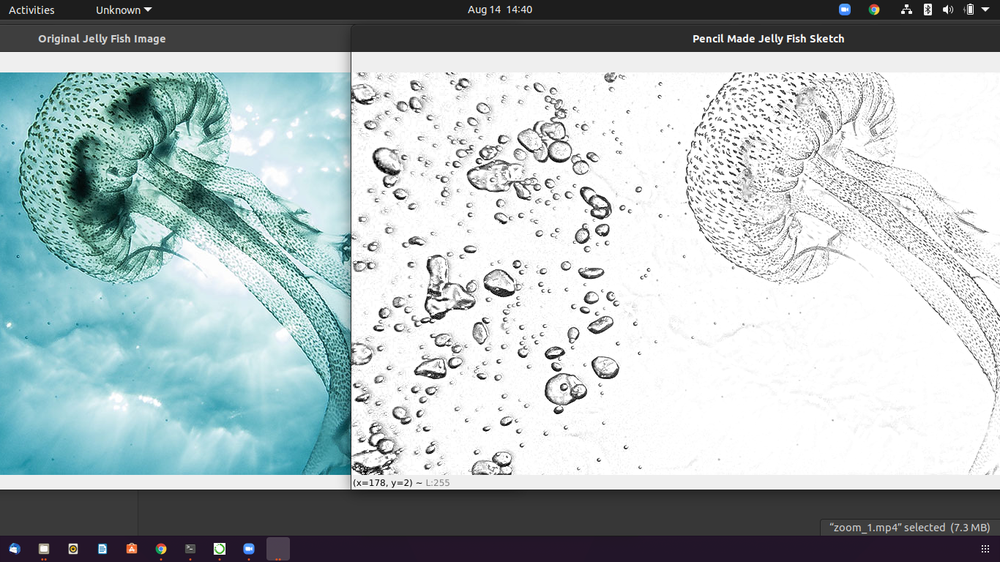
#> input picture Image to pencile scaled.png, 1000 x 562 px, shrunk from 1366 x 768 before the run, given in place of Jelly_fish.jpg, which was not available
$ jupyter execute 'Image to Pencil Sketch with Python.ipynb'   (text cells are left out)
#> lines starting #> are read from the running program, lines starting #| are printed output that depends on the picture; pictures that were not available may be replaced by others from this repository, and a replacement may not be noted
[cell 1]
# Importing Libraries

#!pip install opencv-python
import cv2 as cv
from IPython.display import Image

[cell 2]
Image("../Pencil Sketch/Jelly_fish.jpg")

[cell 3]
image = cv.imread("../Pencil Sketch/Jelly_fish.jpg")
#> image is the input picture: shape (562, 1000, 3); mean B, G, R 186.5, 184.8, 172.9

[cell 4]
gray_image = cv.cvtColor(image, cv.COLOR_BGR2GRAY)
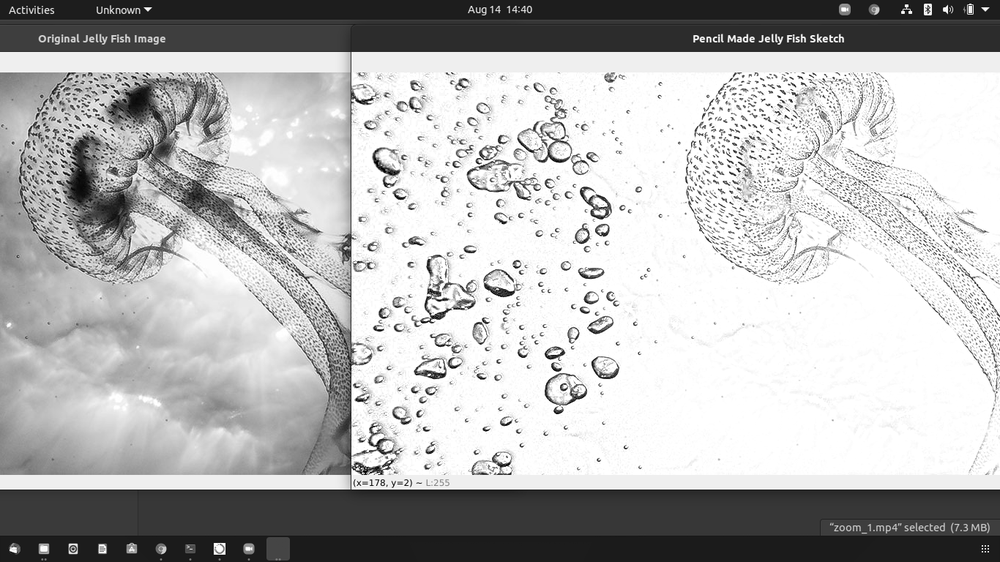
#> gray_image: shape (562, 1000); min 0, max 255, mean 181.4

[cell 5]
inverted_image = 255 - gray_image
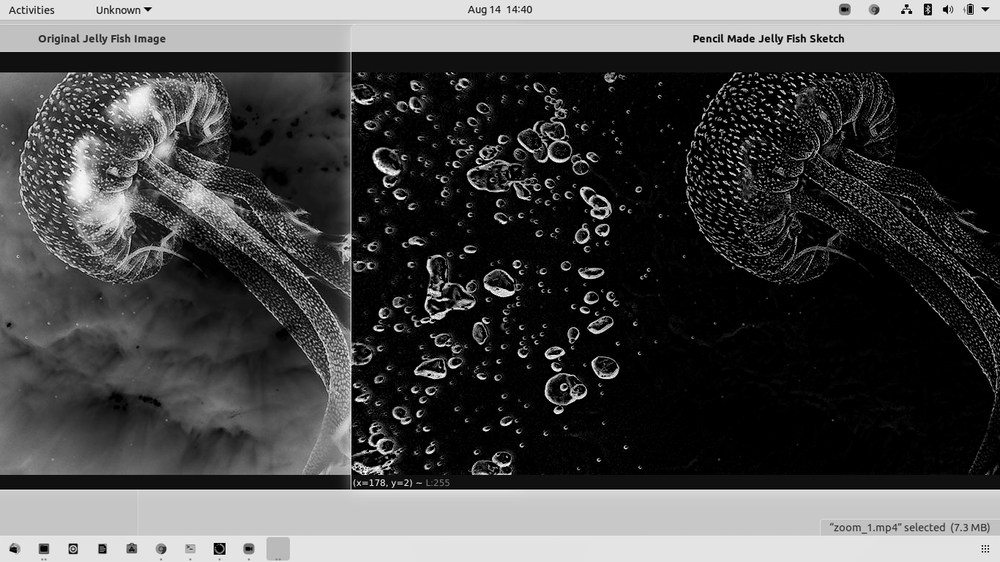
#> inverted_image: shape (562, 1000); min 0, max 255, mean 73.6

[cell 6]
blurred = cv.GaussianBlur(inverted_image, (21, 21), 0)
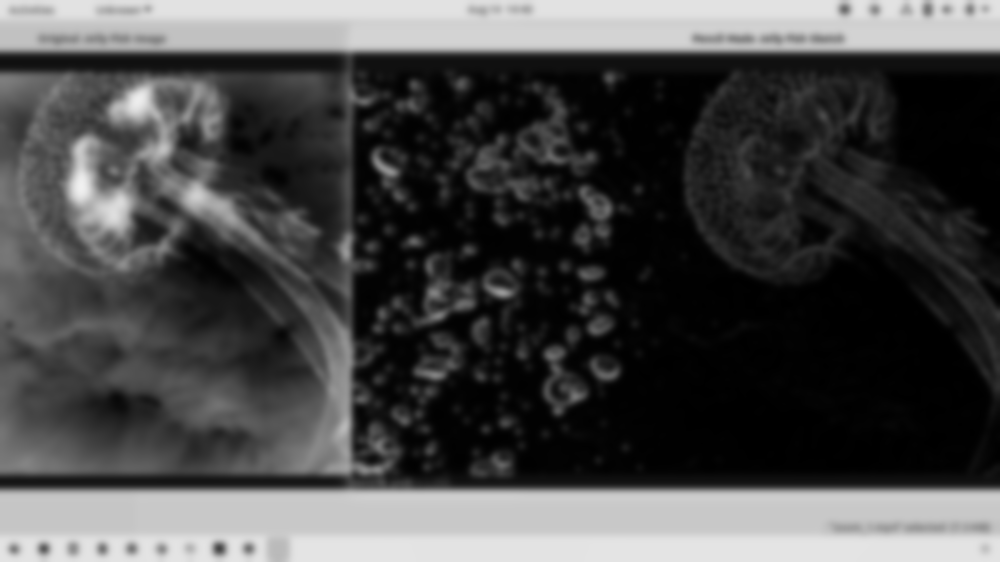
#> blurred: shape (562, 1000); min 0, max 240, mean 73.6

[cell 7]
inverted_blurred = 255 - blurred
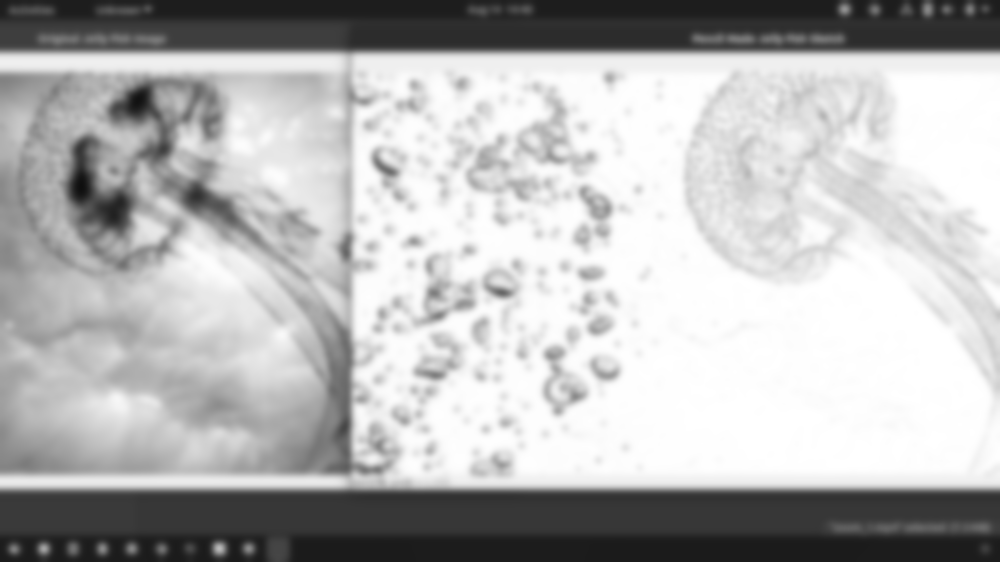
#> inverted_blurred: shape (562, 1000); min 15, max 255, mean 181.4
pencil_sketch = cv.divide(gray_image, inverted_blurred, scale=256.0)
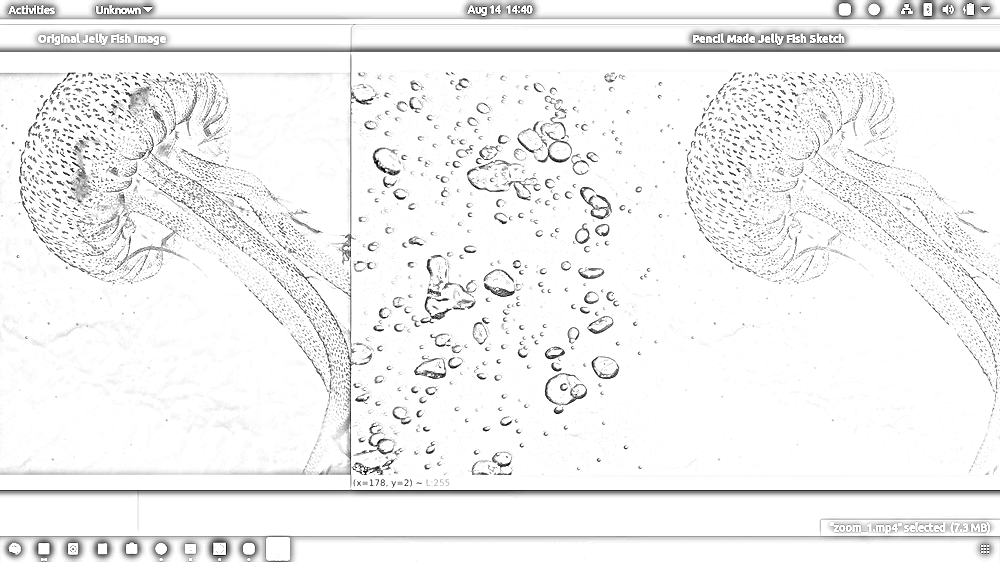
#> pencil_sketch: shape (562, 1000); min 0, max 255, mean 242
